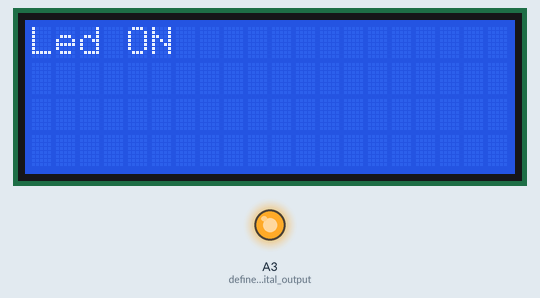
Recording of a sketch running on a simulated Arduino Uno, built with avr-gcc and run on an emulated ATmega328P. Shown: 20×4 character LCD, output pins drawn as LEDs (lit = HIGH).

Above: at 0.1 s.
Timing chart, 0 to 1.6 s (numbered marks = the images above):
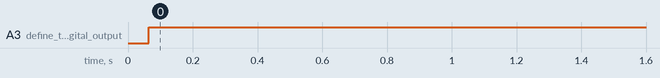

Measured:
- by itself, A3 (define_the_digital_output): LOW → HIGH at 0.06 s

The sketch:

Laser.ino
```cpp
#include <LiquidCrystal_I2C.h>
#include <Wire.h>
LiquidCrystal_I2C lcd (0x27,20,4);


void setup ()
{
   pinMode (A3, OUTPUT); // define the digital output interface 13 feet
   lcd.begin(          );
}
void loop () {
   lcd.backlight ();
   digitalWrite (A3, HIGH); // open the laser head
   lcd.print ("Led ON");
   delay (1000); // delay one second
   lcd.clear();
}
```
